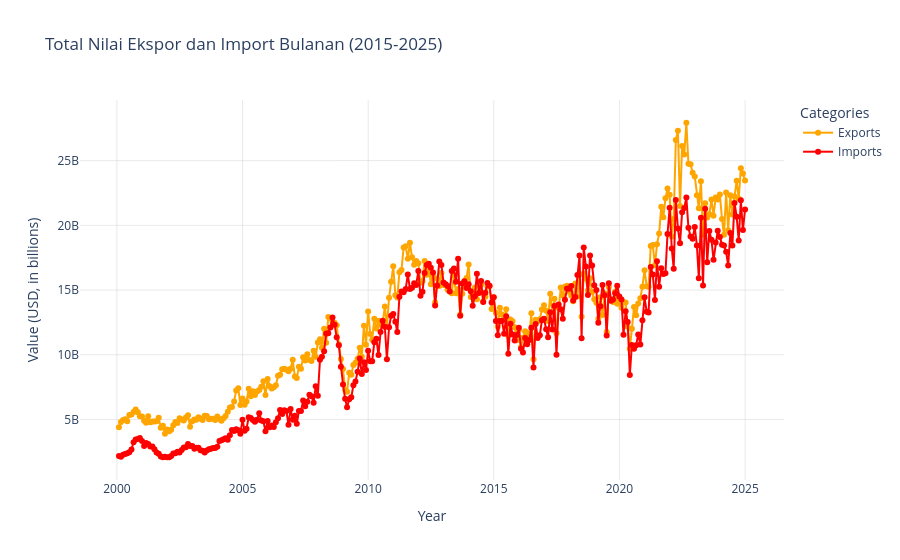

Source (notebook cell):
### Code cell
fig = go.Figure()

# Exports line
fig.add_trace(go.Scatter(
    x=df_merged.index,
    y=df_merged['Total Nilai Ekspor Bulanan'],
    mode='lines+markers',
    name='Exports',
    line=dict(color='orange', width=2),
    marker=dict(size=6)
))

# Imports line
fig.add_trace(go.Scatter(
    x=df_merged.index,
    y=df_merged['Total Nilai Impor Bulanan'],
    mode='lines+markers',
    name='Imports',
    line=dict(color='red', width=2),
    marker=dict(size=6)
))

fig.update_layout(
    title='Total Nilai Ekspor dan Import Bulanan (2015-2025)',
    xaxis_title='Year',
    yaxis_title='Value (USD, in billions)',
    legend_title='Categories',
    template='plotly_white',
    font=dict(size=12),
    hovermode='x unified'
)

fig.update_xaxes(showgrid=True, gridwidth=0.5, gridcolor='LightGray')
fig.update_yaxes(showgrid=True, gridwidth=0.5, gridcolor='LightGray')

fig.show()

### Figure 1 — Plotly figure (JSON) as saved in the notebook; plotly's stock layout.template omitted (floating-point values rounded to 4 significant figures; data arrays with more than 128 entries replaced by an {"elided": "..."} marker saying what was removed)
{"data": [{"line": {"color": "orange", "width": 2}, "marker": {"size": 6}, "mode": "lines+markers", "name": "Exports", "type": "scatter", "x": {"elided": "300 str values"}, "y": {"elided": "300 float values"}}, {"line": {"color": "red", "width": 2}, "marker": {"size": 6}, "mode": "lines+markers", "name": "Imports", "type": "scatter", "x": {"elided": "300 str values"}, "y": {"elided": "300 float values"}}], "layout": {"font": {"size": 12}, "hovermode": "x unified", "legend": {"title": {"text": "Categories"}}, "title": {"text": "Total Nilai Ekspor dan Import Bulanan (2015-2025)"}, "xaxis": {"gridcolor": "LightGray", "gridwidth": 0.5, "showgrid": true, "title": {"text": "Year"}}, "yaxis": {"gridcolor": "LightGray", "gridwidth": 0.5, "showgrid": true, "title": {"text": "Value (USD, in billions)"}}}}
